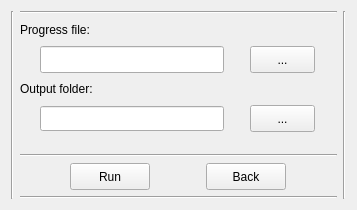
<?xml version="1.0" encoding="UTF-8"?>
<ui version="4.0">
 <class>LoadWindow</class>
 <widget class="QWidget" name="LoadWindow">
  <property name="geometry">
   <rect>
    <x>0</x>
    <y>0</y>
    <width>357</width>
    <height>210</height>
   </rect>
  </property>
  <property name="sizePolicy">
   <sizepolicy hsizetype="Fixed" vsizetype="Fixed">
    <horstretch>0</horstretch>
    <verstretch>0</verstretch>
   </sizepolicy>
  </property>
  <property name="minimumSize">
   <size>
    <width>357</width>
    <height>210</height>
   </size>
  </property>
  <property name="maximumSize">
   <size>
    <width>357</width>
    <height>210</height>
   </size>
  </property>
  <property name="windowTitle">
   <string>𝕀mage𝔼vo</string>
  </property>
  <layout class="QVBoxLayout" name="verticalLayout">
   <item>
    <layout class="QHBoxLayout" name="horizontalLayout">
     <item>
      <widget class="Line" name="line_3">
       <property name="orientation">
        <enum>Qt::Vertical</enum>
       </property>
      </widget>
     </item>
     <item>
      <layout class="QVBoxLayout" name="verticalLayout_2">
       <item>
        <widget class="Line" name="line_2">
         <property name="orientation">
          <enum>Qt::Horizontal</enum>
         </property>
        </widget>
       </item>
       <item>
        <layout class="QHBoxLayout" name="horizontalLayout_31">
         <item>
          <widget class="QLabel" name="input_folder_label_2">
           <property name="sizePolicy">
            <sizepolicy hsizetype="Fixed" vsizetype="Fixed">
             <horstretch>0</horstretch>
             <verstretch>0</verstretch>
            </sizepolicy>
           </property>
           <property name="toolTip">
            <string>The input file path (supported types: jpg, jpeg, jpe, jfif, png)</string>
           </property>
           <property name="text">
            <string>Progress file:</string>
           </property>
          </widget>
         </item>
         <item>
          <spacer name="horizontalSpacer_12">
           <property name="orientation">
            <enum>Qt::Horizontal</enum>
           </property>
           <property name="sizeHint" stdset="0">
            <size>
             <width>40</width>
             <height>20</height>
            </size>
           </property>
          </spacer>
         </item>
        </layout>
       </item>
       <item>
        <layout class="QHBoxLayout" name="horizontalLayout_30">
         <item>
          <widget class="QLineEdit" name="progress_file_line_edit">
           <property name="sizePolicy">
            <sizepolicy hsizetype="Fixed" vsizetype="Fixed">
             <horstretch>0</horstretch>
             <verstretch>0</verstretch>
            </sizepolicy>
           </property>
           <property name="minimumSize">
            <size>
             <width>184</width>
             <height>25</height>
            </size>
           </property>
           <property name="maximumSize">
            <size>
             <width>184</width>
             <height>100</height>
            </size>
           </property>
           <property name="sizeIncrement">
            <size>
             <width>0</width>
             <height>0</height>
            </size>
           </property>
           <property name="baseSize">
            <size>
             <width>0</width>
             <height>0</height>
            </size>
           </property>
           <property name="toolTip">
            <string>The input file path (supported types: jpg, jpeg, jpe, jfif, png)</string>
           </property>
           <property name="text">
            <string/>
           </property>
           <property name="alignment">
            <set>Qt::AlignLeading|Qt::AlignLeft|Qt::AlignVCenter</set>
           </property>
          </widget>
         </item>
         <item>
          <widget class="QToolButton" name="progress_file_browser">
           <property name="minimumSize">
            <size>
             <width>65</width>
             <height>27</height>
            </size>
           </property>
           <property name="maximumSize">
            <size>
             <width>65</width>
             <height>27</height>
            </size>
           </property>
           <property name="toolTip">
            <string>Browse for input file (supported types: jpg, jpeg, jpe, jfif, png)</string>
           </property>
           <property name="text">
            <string>...</string>
           </property>
          </widget>
         </item>
        </layout>
       </item>
       <item>
        <layout class="QHBoxLayout" name="horizontalLayout_60">
         <item>
          <widget class="QLabel" name="output_folder_label_3">
           <property name="sizePolicy">
            <sizepolicy hsizetype="Fixed" vsizetype="Fixed">
             <horstretch>0</horstretch>
             <verstretch>0</verstretch>
            </sizepolicy>
           </property>
           <property name="toolTip">
            <string>The folder in which to output images</string>
           </property>
           <property name="text">
            <string>Output folder:</string>
           </property>
          </widget>
         </item>
         <item>
          <spacer name="horizontalSpacer_16">
           <property name="orientation">
            <enum>Qt::Horizontal</enum>
           </property>
           <property name="sizeHint" stdset="0">
            <size>
             <width>40</width>
             <height>20</height>
            </size>
           </property>
          </spacer>
         </item>
        </layout>
       </item>
       <item>
        <layout class="QHBoxLayout" name="horizontalLayout_59">
         <item>
          <widget class="QLineEdit" name="output_folder_line_edit">
           <property name="sizePolicy">
            <sizepolicy hsizetype="Fixed" vsizetype="Fixed">
             <horstretch>0</horstretch>
             <verstretch>0</verstretch>
            </sizepolicy>
           </property>
           <property name="minimumSize">
            <size>
             <width>184</width>
             <height>25</height>
            </size>
           </property>
           <property name="maximumSize">
            <size>
             <width>184</width>
             <height>25</height>
            </size>
           </property>
           <property name="toolTip">
            <string>Images will be output into this folder (Leave blank for no output)</string>
           </property>
           <property name="text">
            <string/>
           </property>
           <property name="alignment">
            <set>Qt::AlignLeading|Qt::AlignLeft|Qt::AlignVCenter</set>
           </property>
          </widget>
         </item>
         <item>
          <widget class="QToolButton" name="output_folder_browser">
           <property name="minimumSize">
            <size>
             <width>65</width>
             <height>27</height>
            </size>
           </property>
           <property name="maximumSize">
            <size>
             <width>65</width>
             <height>27</height>
            </size>
           </property>
           <property name="toolTip">
            <string>Browse for output folder</string>
           </property>
           <property name="text">
            <string>...</string>
           </property>
          </widget>
         </item>
        </layout>
       </item>
       <item>
        <spacer name="verticalSpacer_2">
         <property name="orientation">
          <enum>Qt::Vertical</enum>
         </property>
         <property name="sizeHint" stdset="0">
          <size>
           <width>20</width>
           <height>40</height>
          </size>
         </property>
        </spacer>
       </item>
       <item>
        <widget class="Line" name="line_5">
         <property name="orientation">
          <enum>Qt::Horizontal</enum>
         </property>
        </widget>
       </item>
       <item>
        <layout class="QHBoxLayout" name="horizontalLayout_68">
         <item>
          <widget class="QPushButton" name="run_button">
           <property name="sizePolicy">
            <sizepolicy hsizetype="Fixed" vsizetype="Fixed">
             <horstretch>0</horstretch>
             <verstretch>0</verstretch>
            </sizepolicy>
           </property>
           <property name="minimumSize">
            <size>
             <width>80</width>
             <height>27</height>
            </size>
           </property>
           <property name="maximumSize">
            <size>
             <width>80</width>
             <height>27</height>
            </size>
           </property>
           <property name="toolTip">
            <string>Return to previous screen</string>
           </property>
           <property name="text">
            <string>Run</string>
           </property>
          </widget>
         </item>
         <item>
          <widget class="QPushButton" name="back_button">
           <property name="sizePolicy">
            <sizepolicy hsizetype="Fixed" vsizetype="Fixed">
             <horstretch>0</horstretch>
             <verstretch>0</verstretch>
            </sizepolicy>
           </property>
           <property name="minimumSize">
            <size>
             <width>80</width>
             <height>27</height>
            </size>
           </property>
           <property name="maximumSize">
            <size>
             <width>80</width>
             <height>27</height>
            </size>
           </property>
           <property name="toolTip">
            <string>Execute the algorithm</string>
           </property>
           <property name="text">
            <string>Back</string>
           </property>
          </widget>
         </item>
        </layout>
       </item>
       <item>
        <widget class="Line" name="line">
         <property name="orientation">
          <enum>Qt::Horizontal</enum>
         </property>
        </widget>
       </item>
      </layout>
     </item>
     <item>
      <widget class="Line" name="line_4">
       <property name="orientation">
        <enum>Qt::Vertical</enum>
       </property>
      </widget>
     </item>
    </layout>
   </item>
  </layout>
 </widget>
 <resources/>
 <connections/>
</ui>
